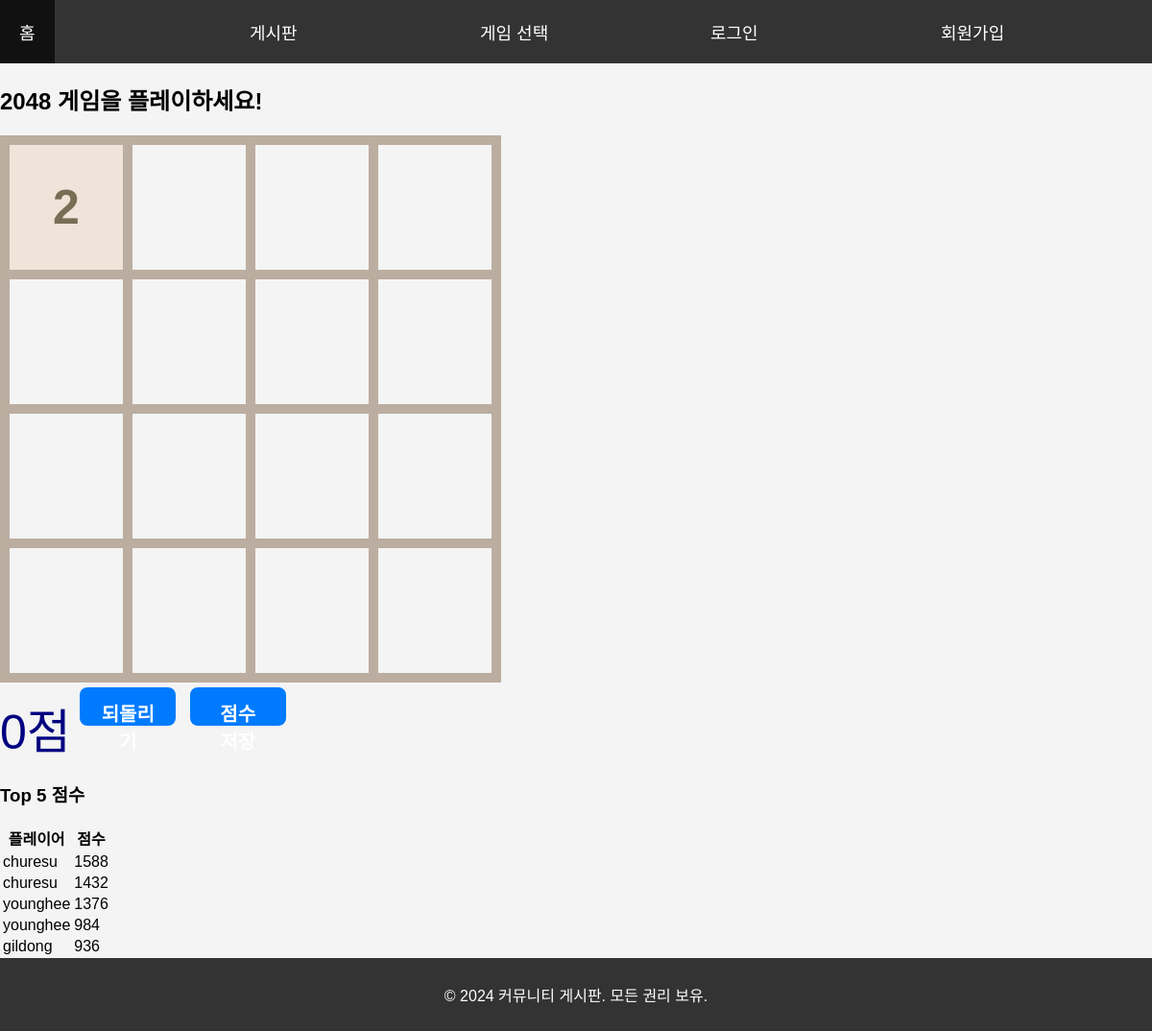
The page /기말과제/game_play.php?game_name=2048 on the database its author committed.
### tables this page shows
CREATE TABLE `scores` (
  `id` int(11) NOT NULL,
  `game_name` varchar(255) NOT NULL,
  `player_name` varchar(255) NOT NULL,
  `score` int(11) NOT NULL
);

### 기말과제/game_play.php (the view, shortened to what this page needs)
<?php
if (isset($_GET['game_name'])) {
    $game_name = $_GET['game_name'];
} else {
    echo "게임이 선택되지 않았습니다.";
    exit;
}
$servername = "localhost";
$username = "root";
$password = "";
$dbname = "game_scores";
$conn = new mysqli($servername, $username, $password, $dbname);
$sql = "SELECT * FROM scores WHERE game_name = ? ORDER BY score DESC LIMIT 5";
$stmt = $conn->prepare($sql);
$stmt->bind_param("s", $game_name);
$stmt->execute();
$result = $stmt->get_result();
?>
<!DOCTYPE html>
<html lang="ko">
<head>
    <link rel="stylesheet" href="commu.css">
</head>
<body>
    <ul id="navbar" style="display:flex;">
        <li><a href="index.php">홈</a></li>
        <li><a href="commu.php">게시판</a></li>
        <li><a href="game_select.php">게임 선택</a></li>
        <?php if (isset($_SESSION['username'])): ?>
            <li><a href="logout.php">로그아웃</a></li>
        <?php else: ?>
            <li><a href="login.php">로그인</a></li>
            <li><a href="signup.php">회원가입</a></li>
        <?php endif; ?>
    </ul>
    <div id="game-play">
        <h2><?php echo htmlspecialchars($game_name); ?> 게임을 플레이하세요!</h2>
        <div id="game-screen">
        </div>
        <h3>Top 5 점수</h3>
        <table>
            <tr>
                <th>플레이어</th>
                <th>점수</th>
            </tr>
            <?php if ($result->num_rows > 0): ?>
                <?php while ($row = $result->fetch_assoc()): ?>
                    <tr>
                        <td><?php echo htmlspecialchars($row['player_name']); ?></td>
                        <td><?php echo htmlspecialchars($row['score']); ?></td>
                    </tr>
                <?php endwhile; ?>
            <?php else: ?>
                <tr>
                    <td colspan="2">점수가 없습니다.</td>
                </tr>
            <?php endif; ?>
        </table>
        <footer>
            <p>&copy; 2024 커뮤니티 게시판. 모든 권리 보유.</p>
        </footer>
    </div>
</body>
</html>

### 기말과제/commu.css (style rules this page uses)
body, html { margin: 0; padding: 0; height: 100%; }
body { font-family: Arial, sans-serif; background-color: #f4f4f4; display: flex; flex-direction: column; }
ul { z-index: 1; list-style-type: none; margin: 0; padding: 0; overflow: flex; background-color: #333; position: sticky; top: 0; display: table-row; align-items: center; }
li { position: relative; display: flex; align-items: stretch; height: 100%; flex: 1; }
li a { font-size: 18px; display: block; color: white; padding: 20px 20px; text-decoration: none; align-items: center; justify-content: center; }
footer { background-color: #333; color: white; text-align: center; padding: 10px 0; width: 100%; position: relative; bottom: 0; }

### rows shown on the page
scores: player_name "churesu", score "1588"
scores: player_name "churesu", score "1432"
scores: player_name "younghee", score "1376"
scores: player_name "younghee", score "984"
scores: player_name "gildong", score "936"

### other values the page prints
$game_name "2048"
